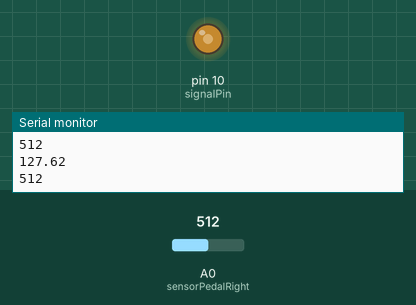
Recording of a sketch running on a simulated Arduino Uno, built with avr-gcc and run on an emulated ATmega328P. Parts: output pins drawn as LEDs (lit = HIGH), the last lines printed to the serial monitor. The test bench sets the inputs (shaded band); at power-on: A0 (sensorPedalRight) = 512.

Above: at 1.8 s.
1.9 s: A0 (sensorPedalRight) set to 716
At 2.5 s:
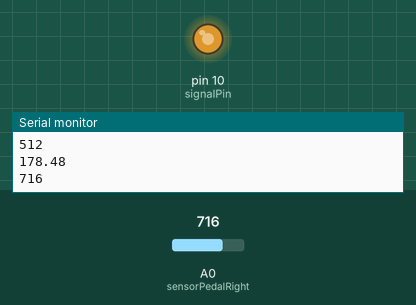
3.5 s: A0 (sensorPedalRight) set to 900
At 5.2 s:
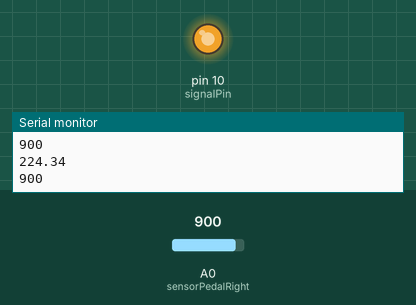
5.5 s: A0 (sensorPedalRight) set to 122
At 6.8 s:
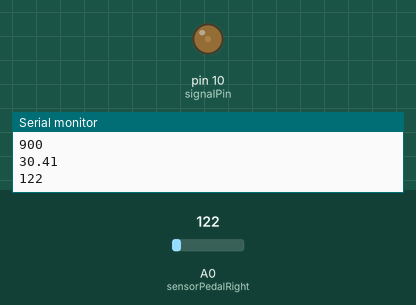
7.5 s: A0 (sensorPedalRight) set to 0
At 8.4 s:
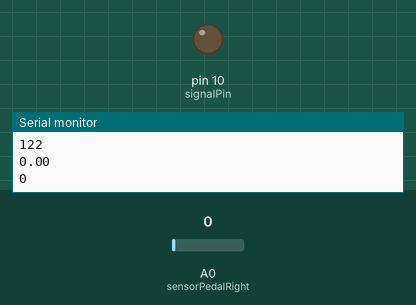
9.5 s: A0 (sensorPedalRight) set to 511
At 11.2 s:
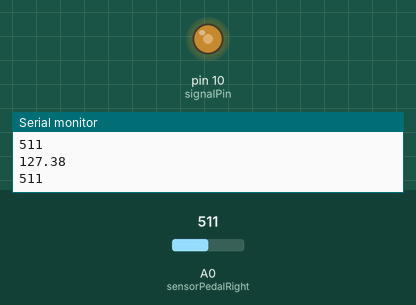
Timing chart, 0 to 12.5 s (numbered marks = the images above; inputs shaded):
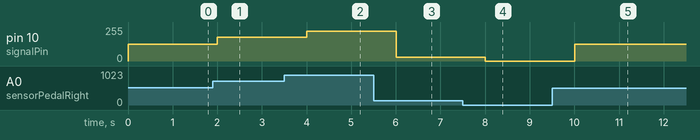

Measured:
- after the input at 1.9 s, pin 10 (signalPin): 127/255 → 178/255 after 0.10 s
- after the input at 3.5 s, pin 10 (signalPin): 178/255 → 224/255 after 0.50 s
- after the input at 5.5 s, pin 10 (signalPin): 224/255 → 30/255 after 0.51 s
- after the input at 7.5 s, pin 10 (signalPin): 30/255 → 0/255 after 0.51 s
- after the input at 9.5 s, pin 10 (signalPin): 0/255 → 127/255 after 0.51 s

The sketch:

RehabiliBike_Motor_Control.ino
```cpp
/* signalPin is where the green signal wire from the
motor controller connects to a PWM pin on the Arduino
 PWM pin  *///
int signalPin = 10;

// Analog force sensor inputs
int sensorPedalRight = A0;
//int sensorPedalLeft = A1;

int dataPedalRight = 0;
//int dataPealLeft = 0;

float voltagePedalRight = 0;
//float voltagePedalLeft = 0;

void setup()
{
 Serial.begin(9600);
 pinMode(signalPin, OUTPUT);
}

/* Funtion to control motor speed. Only use integers 0-255.
0 being "off" and 255 being max speed.
*/
int motorRun(float w)
{
  analogWrite(signalPin, w);
  delay(1000);
}
void loop()
{
  // Read sensor data from pedal sensors
  dataPedalRight = analogRead(sensorPedalRight);
  //dataPedalLeft = analogRead(sensorPedalLeft);

  /* Change sensor data into values representing signal to send to
  motor via PWM */
  voltagePedalRight = dataPedalRight * (255.0 / 1023);
 // voltagePedalLeft = dataPedalLeft * (5.0 / 1023);

  Serial.println(voltagePedalRight);
  Serial.println(dataPedalRight);

   /******* This part will be used to take data directly from
  sensors as input for the motor speed control
  int i;
  i = analogRead(11);
  motorRun(i);   *************/

  motorRun(voltagePedalRight);

}
```
